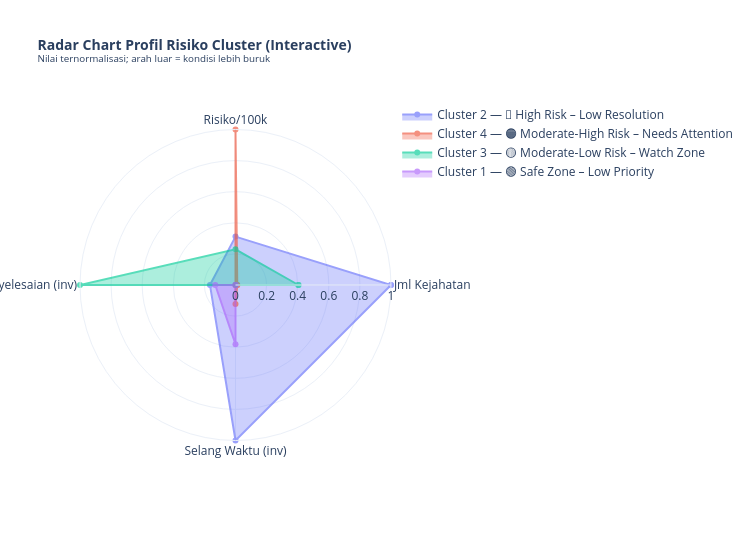

The code cell stored with this chart in its notebook:
### Code cell
# ── Plotly: Interactive Profil Cluster ───────────────────────────────────────
fig_radar = go.Figure()

for i, cl_name in enumerate(radar_norm.index):
    vals    = radar_norm.loc[cl_name].tolist()
    risk_lbl = centroid_tbl_s.loc[
        centroid_tbl_s['index'] == cl_name, 'Profil Risiko'
    ].values[0]
    fig_radar.add_trace(go.Scatterpolar(
        r      = vals + [vals[0]],
        theta  = ['Jml Kejahatan', 'Risiko/100k',
                  '% Penyelesaian (inv)', 'Selang Waktu (inv)',
                  'Jml Kejahatan'],
        fill   = 'toself',
        opacity = 0.65,
        name   = f'{cl_name} — {risk_lbl}',
    ))

fig_radar.update_layout(
    polar=dict(radialaxis=dict(visible=True, range=[0, 1])),
    title=dict(
        text='<b>Radar Chart Profil Risiko Cluster (Interactive)</b><br>'
             '<sup>Nilai ternormalisasi; arah luar = kondisi lebih buruk</sup>',
        font=dict(size=14)
    ),
    template='plotly_white',
    width=750, height=550,
)
fig_radar.show()

### Figure 1 — Plotly figure (JSON) as saved in the notebook; plotly's stock layout.template omitted (floating-point values rounded to 4 significant figures)
{"data": [{"fill": "toself", "name": "Cluster 2 — 🔴 High Risk – Low Resolution", "opacity": 0.65, "r": [1.0, 0.3111, 0.1642, 1, 1.0], "theta": ["Jml Kejahatan", "Risiko/100k", "% Penyelesaian (inv)", "Selang Waktu (inv)", "Jml Kejahatan"], "type": "scatterpolar"}, {"fill": "toself", "name": "Cluster 4 — 🟠 Moderate-High Risk – Needs Attention", "opacity": 0.65, "r": [0.01147, 1.0, 4.167e-11, 0.1214, 0.01147], "theta": ["Jml Kejahatan", "Risiko/100k", "% Penyelesaian (inv)", "Selang Waktu (inv)", "Jml Kejahatan"], "type": "scatterpolar"}, {"fill": "toself", "name": "Cluster 3 — 🟡 Moderate-Low Risk – Watch Zone", "opacity": 0.65, "r": [0.4047, 0.2291, 1, 3.714e-12, 0.4047], "theta": ["Jml Kejahatan", "Risiko/100k", "% Penyelesaian (inv)", "Selang Waktu (inv)", "Jml Kejahatan"], "type": "scatterpolar"}, {"fill": "toself", "name": "Cluster 1 — 🟢 Safe Zone – Low Priority", "opacity": 0.65, "r": [0, 0, 0.13, 0.3812, 0], "theta": ["Jml Kejahatan", "Risiko/100k", "% Penyelesaian (inv)", "Selang Waktu (inv)", "Jml Kejahatan"], "type": "scatterpolar"}], "layout": {"height": 550, "polar": {"radialaxis": {"range": [0, 1], "visible": true}}, "title": {"font": {"size": 14}, "text": "<b>Radar Chart Profil Risiko Cluster (Interactive)</b><br><sup>Nilai ternormalisasi; arah luar = kondisi lebih buruk</sup>"}, "width": 750}}
